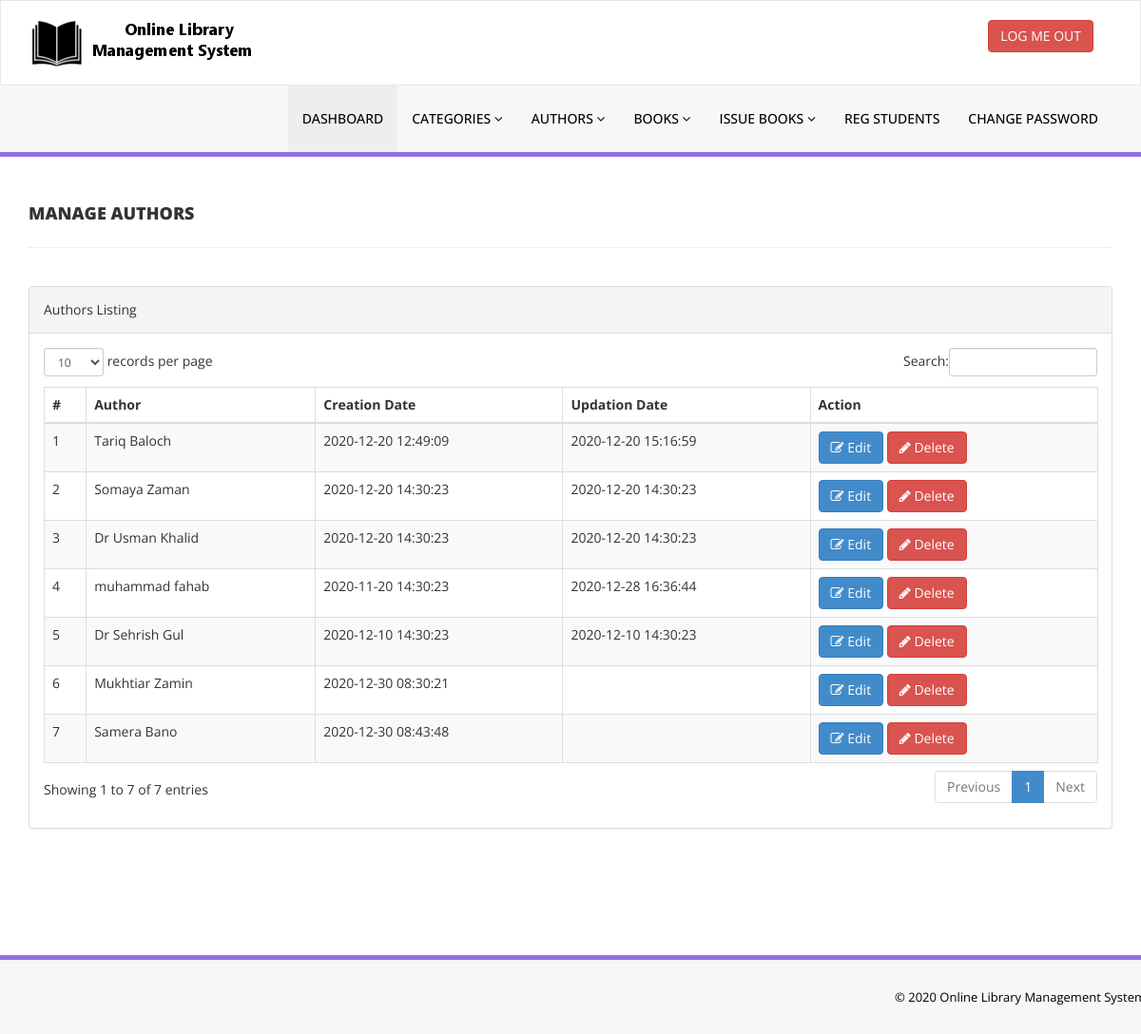
/library/admin/manage-authors.php (signed in), run on the app's committed database.
### tables this page shows
CREATE TABLE `tblauthors` (
  `id` int(11) NOT NULL,
  `AuthorName` varchar(159) DEFAULT NULL,
  `creationDate` timestamp NULL DEFAULT current_timestamp(),
  `UpdationDate` timestamp NULL DEFAULT NULL ON UPDATE current_timestamp()
);

### library/admin/manage-authors.php (the view, shortened to what this page needs)
<?php
include('includes/config.php');
if(strlen($_SESSION['alogin'])==0)
    {
header('location:index.php');
}
else{
    ?>
<!DOCTYPE html>
<html xmlns="http://www.w3.org/1999/xhtml">
<head>
    <link href="assets/css/bootstrap.css" rel="stylesheet" />
    <link href="assets/css/font-awesome.css" rel="stylesheet" />
    <link href="assets/js/dataTables/dataTables.bootstrap.css" rel="stylesheet" />
    <link href="assets/css/style.css" rel="stylesheet" />
</head>
<body>
<?php include('includes/header.php');?>
    <div class="content-wrapper">
         <div class="container">
        <div class="row pad-botm">
            <div class="col-md-12">
                <h4 class="header-line">Manage Authors</h4>
    </div>
     <div class="row">
</div>
        </div>
            <div class="row">
                <div class="col-md-12">
                    <div class="panel panel-default">
                        <div class="panel-heading">
                           Authors Listing
                        </div>
                        <div class="panel-body">
                            <div class="table-responsive">
                                <table class="table table-striped table-bordered table-hover" id="dataTables-example">
                                    <thead>
                                        <tr>
                                            <th>#</th>
                                            <th>Author</th>
                                            <th>Creation Date</th>
                                            <th>Updation Date</th>
                                            <th>Action</th>
                                        </tr>
                                    </thead>
                                    <tbody>
<?php $sql = "SELECT * from  tblauthors";
$query = $dbh -> prepare($sql);
$query->execute();
$results=$query->fetchAll(PDO::FETCH_OBJ);
$cnt=1;
if($query->rowCount() > 0)
{
foreach($results as $result)
{               ?>
                                        <tr class="odd gradeX">
                                            <td class="center"><?php echo htmlentities($cnt);?></td>
                                            <td class="center"><?php echo htmlentities($result->AuthorName);?></td>
                                            <td class="center"><?php echo htmlentities($result->creationDate);?></td>
                                            <td class="center"><?php echo htmlentities($result->UpdationDate);?></td>
                                            <td class="center">
                                            <a href="edit-author.php?athrid=<?php echo htmlentities($result->id);?>"><button class="btn btn-primary"><i class="fa fa-edit "></i> Edit</button>
                                          <a href="manage-authors.php?del=<?php echo htmlentities($result->id);?>" onclick="return confirm('Are you sure you want to delete?');"" >  <button class="btn btn-danger"><i class="fa fa-pencil"></i> Delete</button>
                                            </td>
                                        </tr>
 <?php $cnt=$cnt+1;}} ?>
                                    </tbody>
                                </table>
                            </div>
                        </div>
                    </div>
                </div>
            </div>
    </div>
    </div>
  <?php include('includes/footer.php');?>
</body>
</html>
<?php } ?>

### library/admin/assets/css/style.css (style rules this page uses)
.content-wrapper { margin-top: 40px; min-height:800px; padding-bottom:90px; }
.header-line { font-weight:900; padding-bottom:25px; border-bottom:1px solid #eeeeee; text-transform:uppercase; }
.pad-botm { padding-bottom:30px; }

### data on the page
tblauthors: AuthorName "Tariq Baloch", creationDate "2020-12-20 12:49:09", UpdationDate "2020-12-20 15:16:59"
tblauthors: AuthorName "Somaya Zaman", creationDate "2020-12-20 14:30:23", UpdationDate "2020-12-20 14:30:23"
tblauthors: AuthorName "Dr Usman Khalid", creationDate "2020-12-20 14:30:23", UpdationDate "2020-12-20 14:30:23"
tblauthors: AuthorName "muhammad fahab", creationDate "2020-11-20 14:30:23", UpdationDate "2020-12-28 16:36:44"
tblauthors: AuthorName "Dr Sehrish Gul", creationDate "2020-12-10 14:30:23", UpdationDate "2020-12-10 14:30:23"
tblauthors: AuthorName "Mukhtiar Zamin", creationDate "2020-12-30 08:30:21"
tblauthors: AuthorName "Samera Bano", creationDate "2020-12-30 08:43:48"
